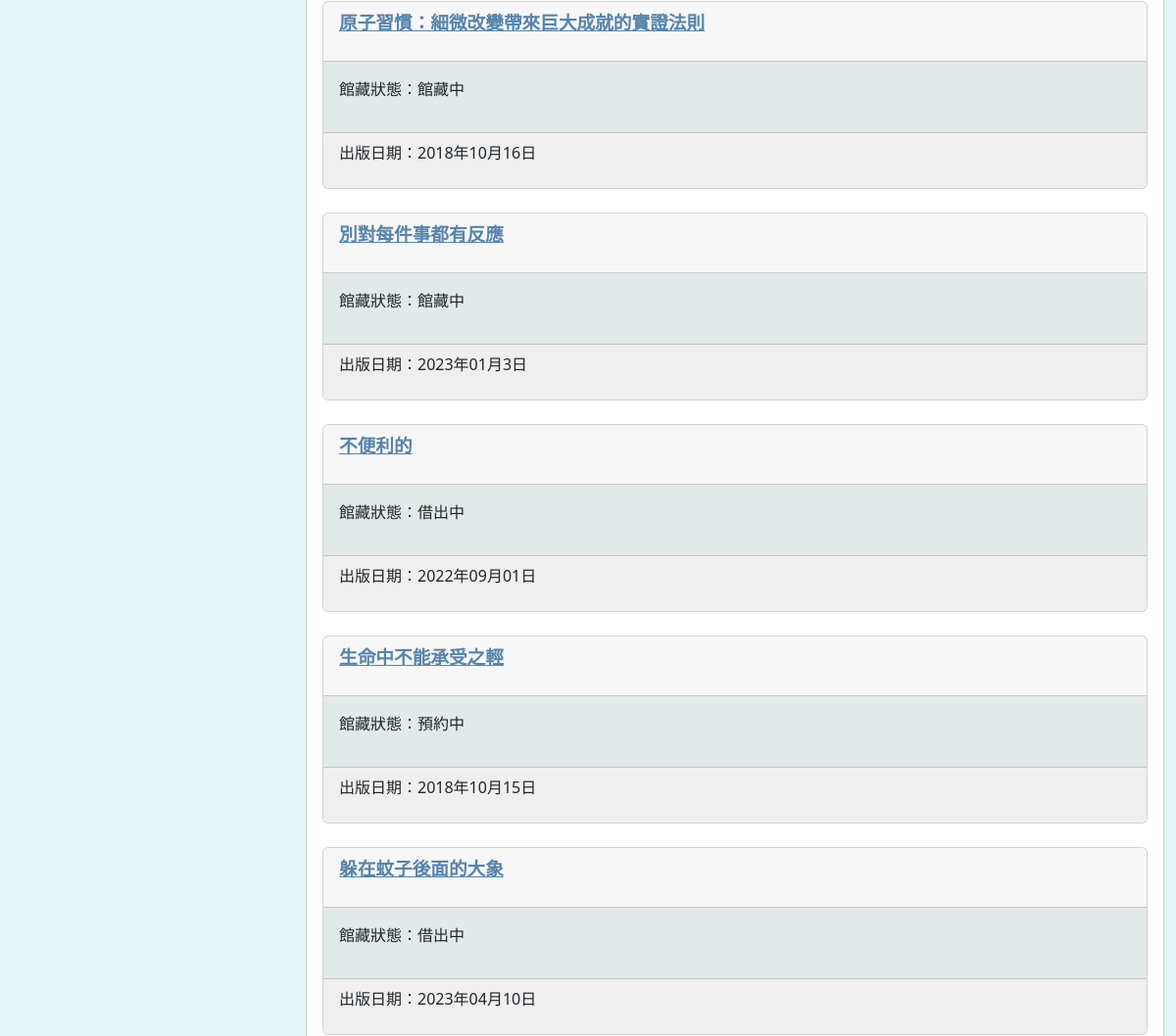
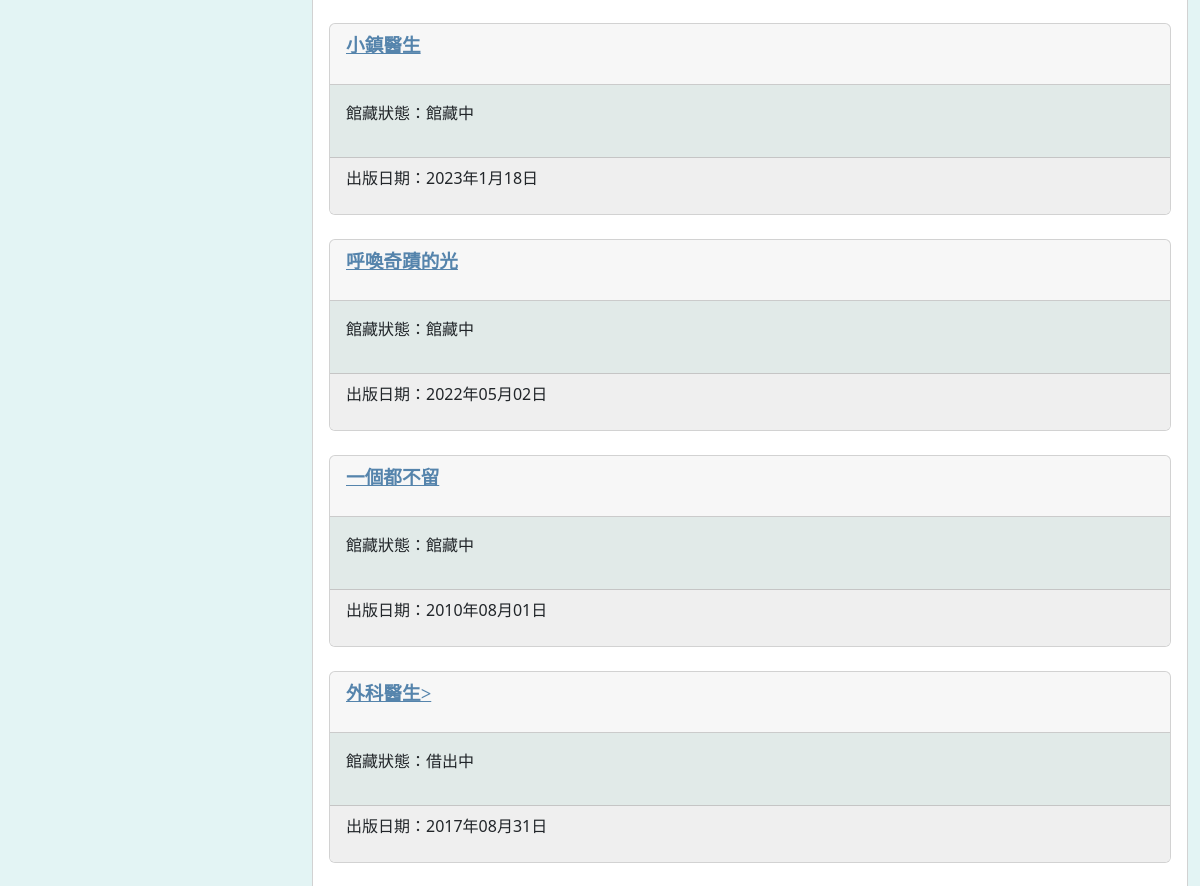
/ (middle part), run on an earlier commit of the app's database (2 pictures, top to bottom).
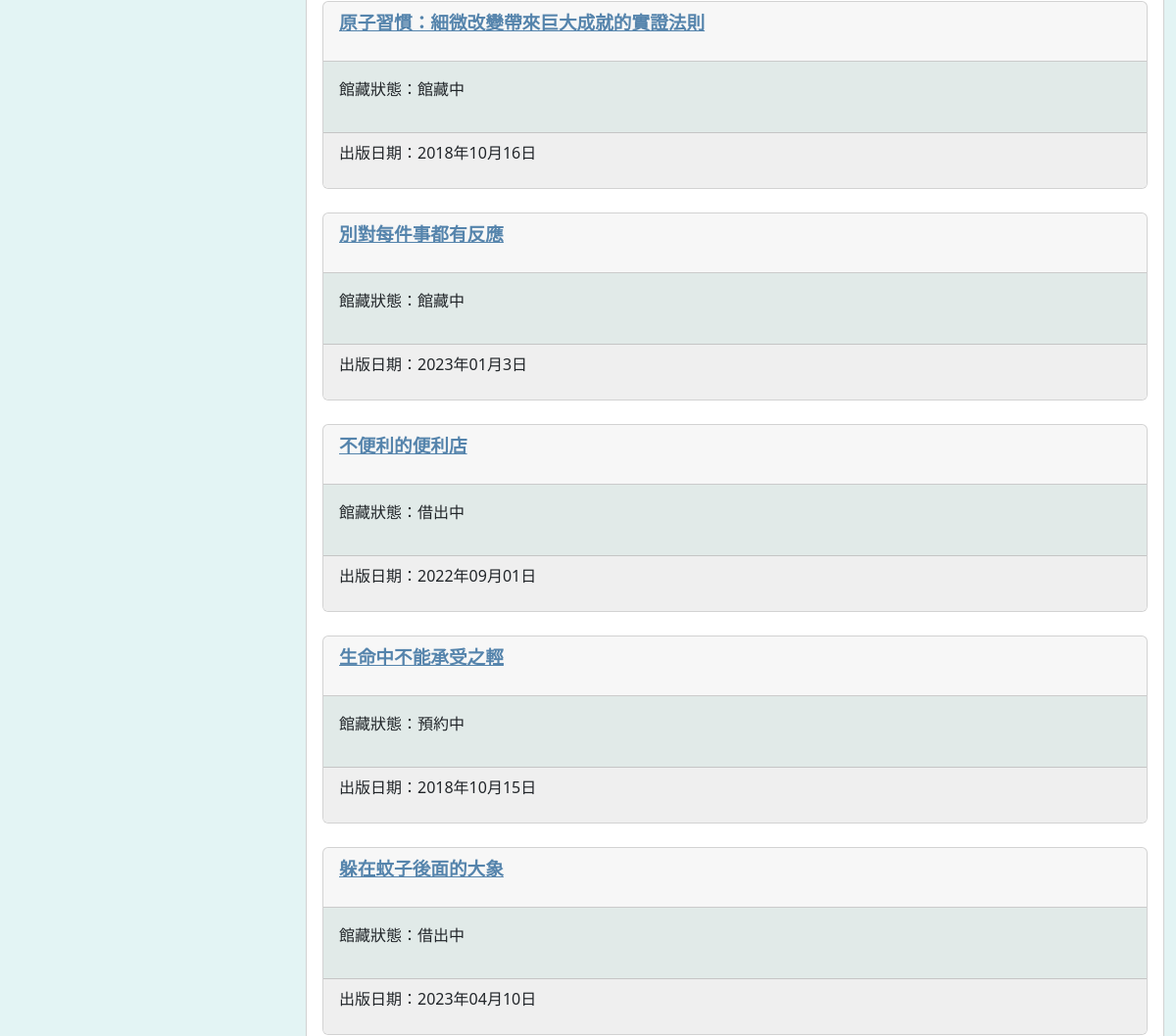
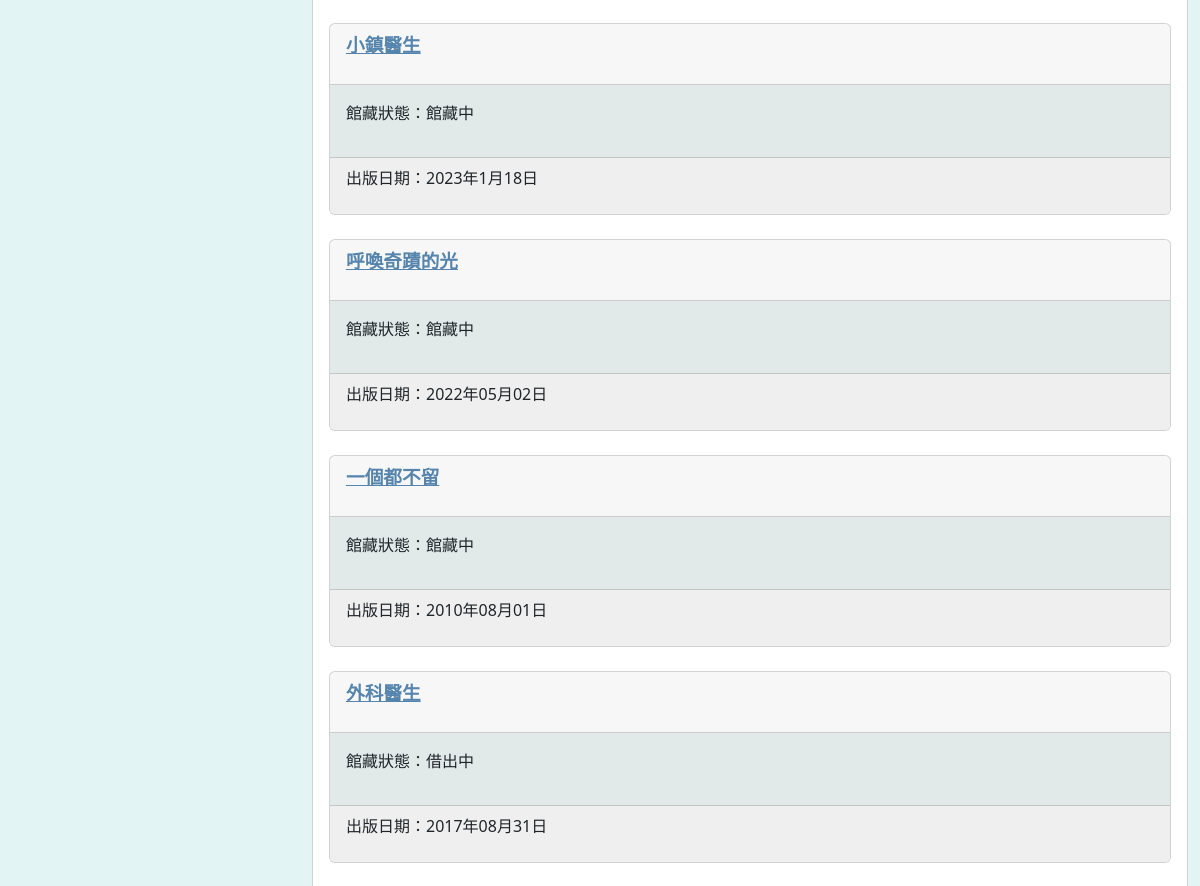
And on a later commit of the database (2 pictures, top to bottom).
### mysite/models.py (models this page shows, shortened)
class Postdetail(models.Model):
    state=(
        ("館藏中","館藏中"),
        ("預約中","預約中"),
        ("借出中","借出中"),
    )
    Bookname = models.CharField(max_length=200)
    Author = models.CharField(max_length=100)
    slug = models.CharField(max_length=200)
    Content = models.TextField()
    Publiccationdate = models.CharField(max_length=20)
    State = models.CharField(max_length=8,choices=state)

### mysite/views.py (the view)
# urls.py: path('',homepage),
def homepage(request):
    postdetails = Postdetail.objects.all()
    now = datetime.now()
    return render(request,'index.html',locals())

### templates/index.html (shortened to what this page needs)
{% extends 'base.html' %}
{% block content %}
{% for post in postdetails %}
<div class='card';>
    <div class='card-header'>
        <p style='font-family:微軟正黑體;font-size:14pt;font-weight:bold;'>
            <a href='/post/{{post.slug}}'style="color:#5584AC;">{{ post.Bookname }}</a>
        </p>
    </div>
    <div class='card-body' style='background-color:#E1EAE8'>
        <p>
         館藏狀態：{{ post.State | truncatechars:40 }}
        </p>
    </div>
    <div class='card-footer'  style='background-color:#efefef'>
        <p>
            出版日期：{{ post.Publiccationdate}}
        </p>
    </div>
</div>
<br>
{% endfor %}
{% endblock %}

What changed in the data, as far as the page shows it:
changed Postdetail: Bookname "不便利的" → "不便利的便利店"
changed Postdetail: Bookname "外科醫生>" → "外科醫生"
